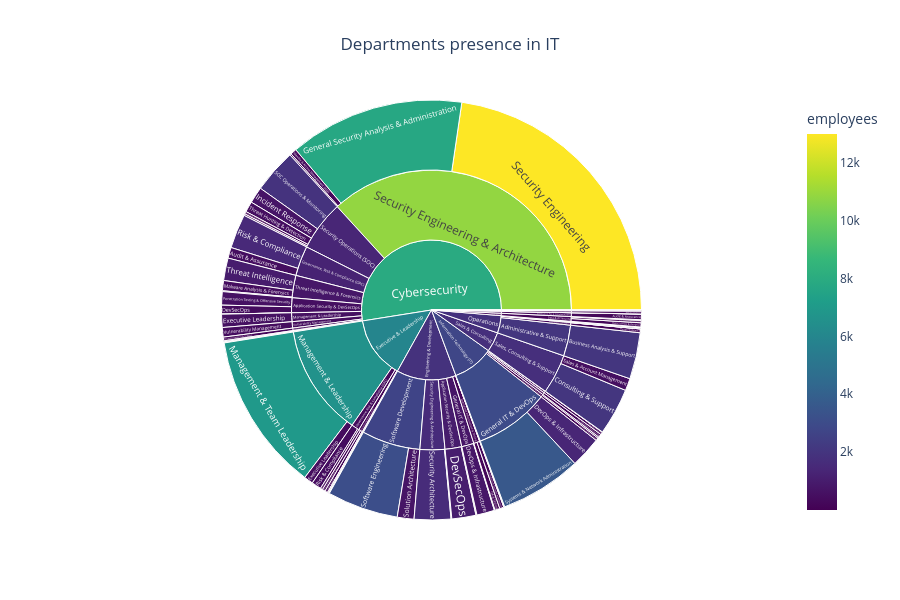

Notebook source saved alongside this figure:
### Code cell
sunburst_chart = px.sunburst(
    data_frame=jobs_df2,
    title='Departments presence in IT',
    height=600,
    path=['department', 'category', 'subcategory'],
    values='employees',
    color='employees',
    color_continuous_scale=px.colors.sequential.Viridis
)

# Customize layout for better display
sunburst_chart.update_layout(
    font=dict(size=12),
    title_x=0.5, # Center the title
)

# Showing the organizational structure
sunburst_chart.show()

### Figure 1 — Plotly figure (JSON) as saved in the notebook; plotly's stock layout.template omitted (floating-point values rounded to 4 significant figures; data arrays with more than 128 entries replaced by an {"elided": "..."} marker saying what was removed)
{"data": [{"branchvalues": "total", "customdata": {"elided": "134x1 float values"}, "domain": {"x": [0, 1], "y": [0, 1]}, "hovertemplate": "labels=%{label}<br>employees_sum=%{value}<br>parent=%{parent}<br>id=%{id}<br>employees=%{color}<extra></extra>", "ids": {"elided": "134 str values"}, "labels": {"elided": "134 str values"}, "marker": {"coloraxis": "coloraxis", "colors": {"elided": "134 float values"}}, "name": "", "parents": {"elided": "134 str values"}, "type": "sunburst", "values": {"elided": "134 float values"}}], "layout": {"coloraxis": {"colorbar": {"title": {"text": "employees"}}, "colorscale": [[0, "#440154"], [0.1111, "#482878"], [0.2222, "#3e4989"], [0.3333, "#31688e"], [0.4444, "#26828e"], [0.5556, "#1f9e89"], [0.6667, "#35b779"], [0.7778, "#6ece58"], [0.8889, "#b5de2b"], [1, "#fde725"]]}, "font": {"size": 12}, "height": 600, "legend": {"tracegroupgap": 0}, "title": {"text": "Departments presence in IT", "x": 0.5}}}
